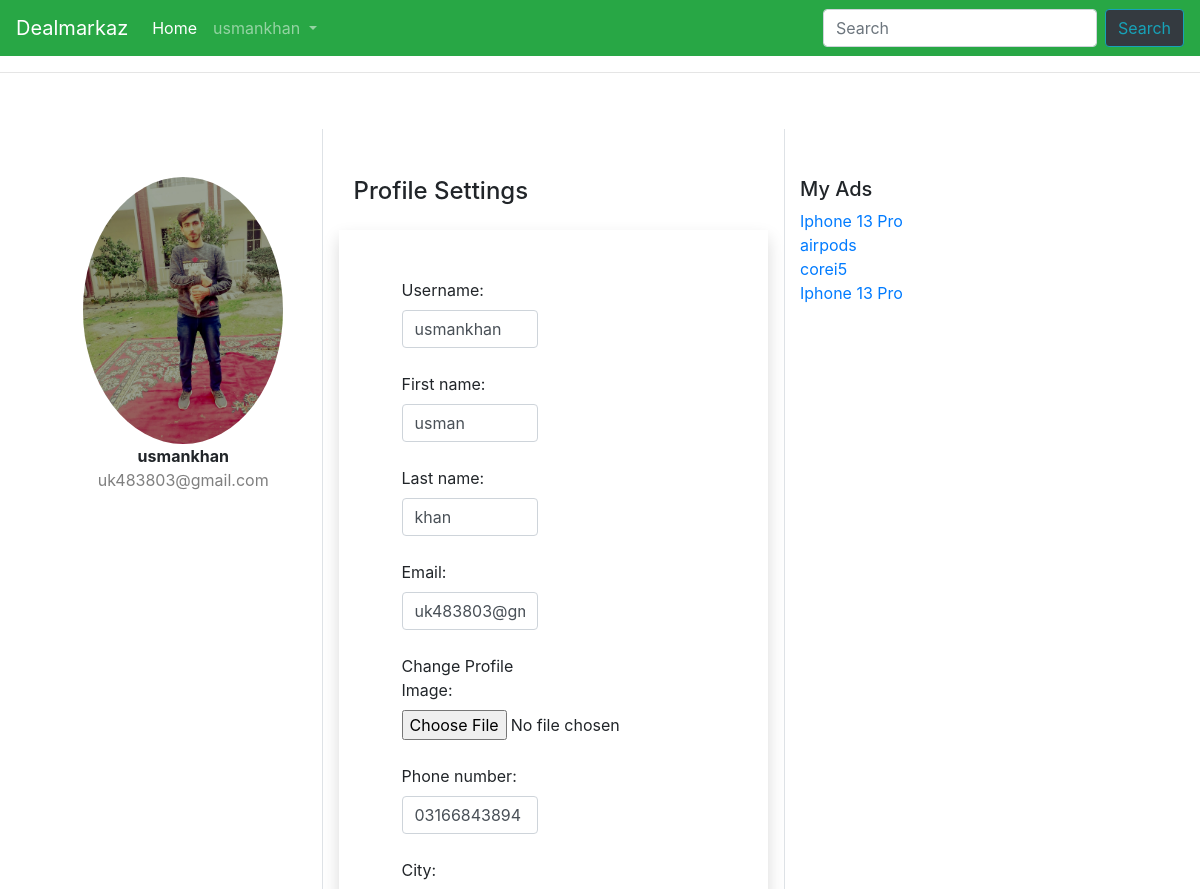
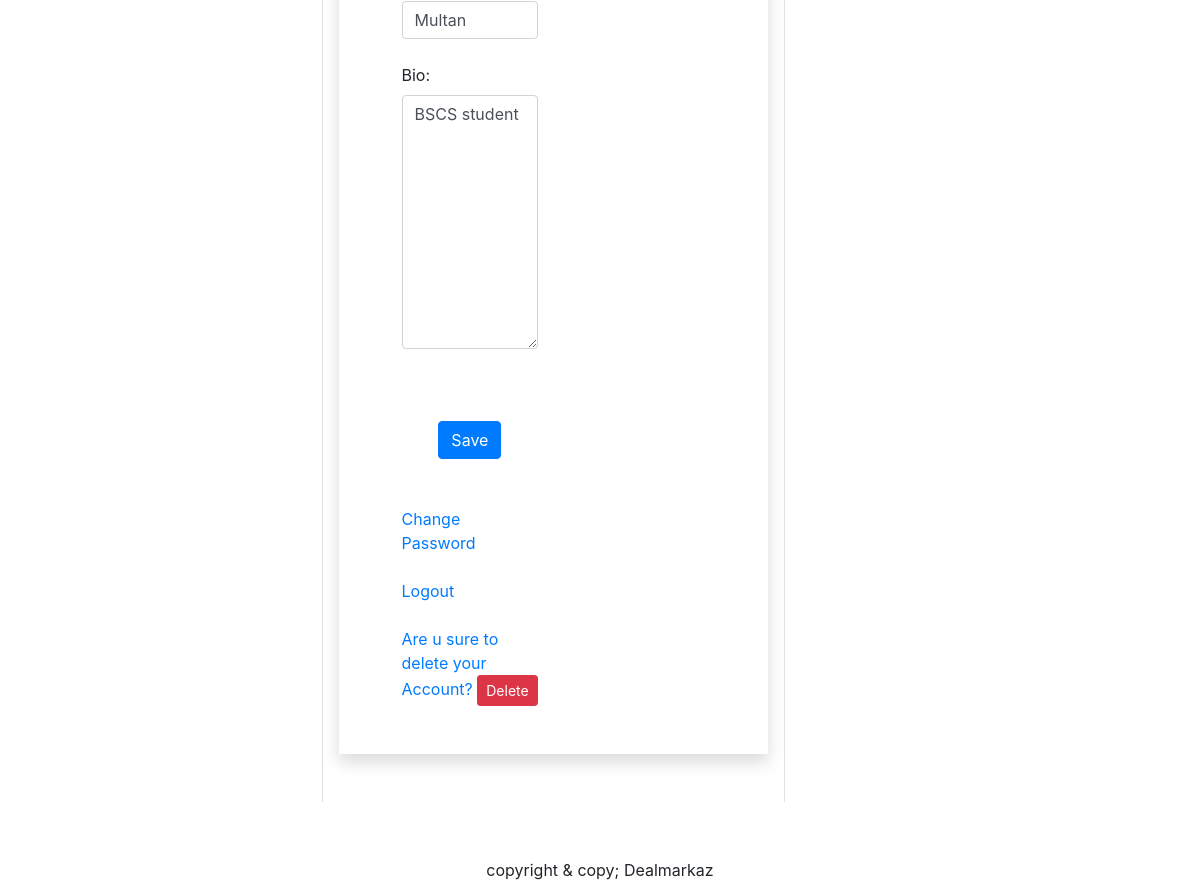
Screenshot of /products/user/profile/ (signed in) with the database file from the repository (2 pictures, top to bottom).
### Products/models.py (models this page shows, shortened)
class Profile(models.Model):
    user=models.OneToOneField(User,on_delete=models.CASCADE,null=True)
    bio= models.TextField(null=True, blank=True)
    image= models.ImageField(null=True, blank=True)
    phone_number=models.CharField(max_length=200, null=True, blank=True)
    city = models.CharField(max_length=200, null=True, blank=True)
    @property
    def imageURL(self):
        try:
            url = self.image.url
        except:
            url = ''
        return url

class Product(models.Model):
    owner= models.ForeignKey(User,on_delete=models.CASCADE,null=True)
    name = models.CharField(max_length=200, null=True, blank=True)
    description = models.TextField(null=True, blank=True)
    brand =models.ForeignKey('Brand',on_delete=models.SET_NULL,null=True,blank=True)
    condition = models.CharField(max_length=200, null=True, blank=True,choices=Condition_type)
    category =models.ForeignKey('Category',on_delete=models.SET_NULL,null=True,blank=True)
    price = models.DecimalField(max_digits=20,decimal_places=0, null=True, blank=True)
    likes=models.ManyToManyField(User,related_name='ad_likes',blank=True)
    createdAt = models.DateTimeField(default=timezone.now)
    image = models.ImageField(null=True, blank=True)
    slug=models.SlugField(null=True, blank=True)

### Products/views.py (the view)
# urls.py: path('user/profile/', views.user_profile, name='profile'),
def user_profile(request):
    if request.user.is_authenticated:
        if request.method == "POST":
            user = request.user
            u_form = EditUserProfileForm(request.POST,instance=request.user)
            p_form = ProfileUpdateForm(request.POST,request.FILES,instance=request.user.profile)
            myproducts =Product.objects.filter(owner=user)
            if u_form.is_valid() and p_form.is_valid():
                u_form.save()
                p_form.save()
                messages.success(request, f'Your Profile has been Updated Successfully')
        else:
            u_form = EditUserProfileForm(instance=request.user)
            p_form = ProfileUpdateForm(instance=request.user.profile)
            user = request.user
            myproducts = Product.objects.filter(owner=user)
        context= {'name': request.user.username, 'p_form': p_form, 'u_form': u_form, 'myproducts': myproducts}
        return render(request, 'Products/profile.html',context)
    else:
        return HttpResponseRedirect('/products/')

### Products/forms.py
class ProfileUpdateForm(forms.ModelForm):
    phone_number = forms.CharField(widget=forms.TextInput(attrs={'class': 'form-control'}))
    city = forms.CharField(widget=forms.TextInput(attrs={'class': 'form-control'}))
    bio= forms.CharField(widget=forms.Textarea(attrs={'class': 'form-control'}))
    image = forms.ImageField(label=_('Change Profile Image'), required=False, error_messages={'invalid': _("Image files only")}, widget=forms.FileInput)
    class Meta:
        model = Profile
        fields = ['image','phone_number','city','bio']

class EditUserProfileForm(UserChangeForm):
 password = None
 email = forms.CharField(widget=forms.EmailInput(attrs={'class': 'form-control'}))
 username = forms.CharField(widget=forms.TextInput(attrs={'class': 'form-control'}))
 first_name = forms.CharField(widget=forms.TextInput(attrs={'class': 'form-control'}))
 last_name = forms.CharField(widget=forms.TextInput(attrs={'class': 'form-control'}))
 class Meta:
  model = User
  fields = ['username','first_name','last_name','email']

### Products/templates/Products/profile.html (shortened to what this page needs)
{% extends 'Products/Main.html' %}
{% load static %}
{% block content %}
<div class="container rounded bg-white mb-5 mt-3">
    <div class="row">
        <div class="col-md-3 border-right">
            <div class="d-flex flex-column align-items-center text-center p-3 py-5">
                {% if user.profile.image  %}
                <img class="rounded-circle" width="200" src="{{user.profile.imageURL}}">
                {% else %}
                <img class="rounded-circle" width="200" src="{% static 'images/profile.png'%}">
                {% endif %}
                <span class="font-weight-bold">{{name}}</span><span class="text-black-50">{{user.email}}</span></div>
        </div>
        <div class="col-md-5 border-right">
            <div class="p-3 py-5">
                <div class="d-flex justify-content-between align-items-center mb-3">
                    <h4 class="text-right">Profile Settings</h4>
                </div>
                <div class="row mt-2 shadow p-5">
                    <div class="col-md-6">
                        <form action="" method="post" novalidate enctype="multipart/form-data">
                            {% for fm in u_form %}
                            {{fm.label_tag}} {{fm}}<small class="text-danger"> {{fm.errors|striptags}}</small> <br>
                            {% endfor %}
                            {% for fm in p_form %}
                            {{fm.label_tag}} {{fm}}<small class="text-danger"> {{fm.errors|striptags}}</small><br>
                            {% endfor %}
                            <div class="mt-5 text-center"><input type="submit" value="Save" class="btn btn-primary"></div>
                        </form>
                        <div class="mt-5">
                        <a href="{% url 'password_change' %}">Change Password</a><br><br>
                        <a href="{% url 'logout' %}">Logout</a><br><br>
                               {% if request.user.id == user.id %}
                <form action="{% url 'deleteuserprofile' user.id %}" method="post" class="d-inline mt-5">
                   <span class="text-primary">Are u sure to delete your Account?</span> <input type="submit" class="btn btn-danger btn-sm" value="Delete">
                </form>
               {% endif %}
                        </div>
                    </div>
                </div>
        </div>
        </div>
        {% if myproducts %}
         <div class="col-md-2">
            <h5 class="mt-5">My Ads</h5>
             {% for p in myproducts %}
               <a href="{% url 'product_detail' p.id %}">{{p.name}}</a><br>
             {% endfor %}
         </div>
           {% endif %}
    </div>
</div>
{% endblock content %}

### Products/templates/Products/Main.html (shortened to what this page needs)
<!DOCTYPE html>
{% load static %}
<html>
<head>
	<link rel="stylesheet" type="text/css" href="{% static 'CSS/main.css' %}">
     <link rel="stylesheet" href="https://cdnjs.cloudflare.com/ajax/libs/font-awesome/5.15.3/css/all.min.css" />
   <link rel="stylesheet" href="https://stackpath.bootstrapcdn.com/bootstrap/4.5.0/css/bootstrap.min.css">
</head>
<body>
<nav class="navbar navbar-expand-lg navbar-dark bg-success">
  <a class="navbar-brand" href="/products">Dealmarkaz</a>
  <div class="collapse navbar-collapse" id="navbarSupportedContent">
    <ul class="navbar-nav mr-auto">
        <li class="nav-item">
             <a class="nav-link active" aria-current="page" href="/products">Home</a>
           </li>
        {% if request.user.is_authenticated %}
      <li class="nav-item dropdown">
        <a class="nav-link dropdown-toggle" href="#" id="navbarDropdown" role="button" data-toggle="dropdown" aria-haspopup="true" aria-expanded="false">
          {{request.user}}
        </a>
      </li>
        {% endif %}
    </ul>
    <form class="form-inline my-2 my-lg-0" action="{% url 'product_list' %}" method="GET">
      <input class="form-control mr-sm-2" type="text" name="q" placeholder="Search" aria-label="Search">
      <button class="btn btn-outline-info bg-dark my-2 my-sm-0" type="submit">Search</button>
    </form>
  </div>
</nav>
<hr>
        <main>
        <div class="container">
            <br>
            {% block content %}
            {% endblock content %}
         </div>
        </main>
         <div class="container">
             <div class="col text-center py-2">copyright & copy; Dealmarkaz</div>
         </div>
</body>
</html>

### static/CSS/main.css (style rules this page uses)
main { min-height: 80vh; }

### rows the page displays
Profile: p_form "03166843894" "Multan" "BSCS student"
Product: name "Iphone 13 Pro"
Product: name "airpods"
Product: name "corei5"
Product: name "Iphone 13 Pro"

### other values shown
{{ request.user }} "usmankhan"
{{ name }} "usmankhan"
{{ user.email }} "uk483803@gmail.com"
{{ fm.label_tag }} "Username:" "First name:" "Last name:" "Email:"
{{ fm.label_tag }} "Change Profile Image:" "Phone number:" "City:" "Bio:"
